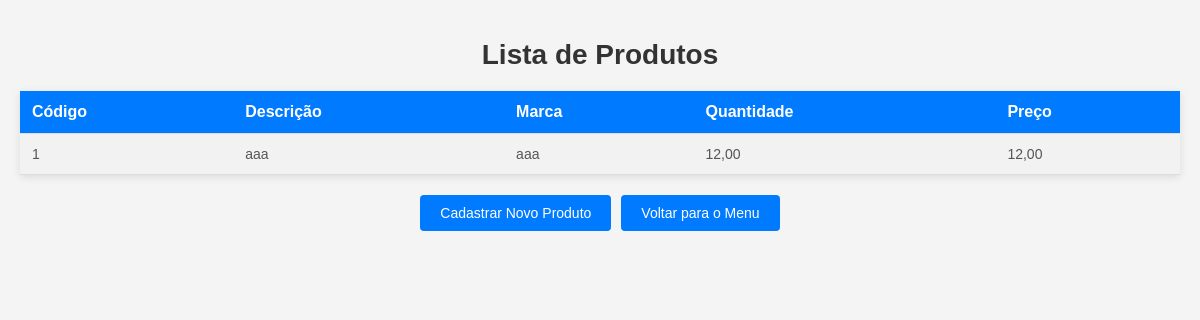
The page /produtos/ (signed in) on the database its author committed.
### produtos/models.py (models this page shows, shortened)
class Produto(models.Model):
    codigo = models.CharField(max_length=20, unique=True)
    descricao = models.CharField(max_length=100)
    marca = models.CharField(max_length=50)
    quantidade_minima = models.DecimalField(max_digits=10, decimal_places=2)
    quantidade = models.DecimalField(max_digits=10, decimal_places=2)
    custo = models.DecimalField(max_digits=10, decimal_places=2)
    preco = models.DecimalField(max_digits=10, decimal_places=2)
    observacao = models.TextField(blank=True, null=True)

### produtos/views.py (the view)
# urls.py: urlpatterns = [path('', views.lista_produtos, name='lista_produtos'),
@login_required
def lista_produtos(request):
    produtos = Produto.objects.all()
    return render(request, 'lista_produtos.html', {'produtos': produtos})

### produtos/templates/lista_produtos.html (shortened to what this page needs)
<!DOCTYPE html>
<html lang="pt-br">
  <head>
  </head>
  <body>
    <h1>Lista de Produtos</h1>
    <table>
      <tr>
        <th>Código</th>
        <th>Descrição</th>
        <th>Marca</th>
        <th>Quantidade</th>
        <th>Preço</th>
      </tr>
      {% for produto in produtos %}
      <tr>
        <td>{{ produto.codigo }}</td>
        <td>{{ produto.descricao }}</td>
        <td>{{ produto.marca }}</td>
        <td>{{ produto.quantidade }}</td>
        <td>{{ produto.preco }}</td>
      </tr>
      {% endfor %}
    </table>
    <div class="button-group">
      <a href="{% url 'cadastrar_produto' %}">
        <button>Cadastrar Novo Produto</button>
      </a>
      <a href="{% url 'menu_principal' %}">
        <button>Voltar para o Menu</button>
      </a>
    </div>
  </body>
</html>

### produtos/templates/lista_produtos.html (style rules this page uses)
body { font-family: Arial, sans-serif; background-color: #f4f4f4; margin: 0; padding: 20px; }
h1 { text-align: center; color: #333; font-size: 28px; margin-bottom: 20px; }
table { width: 100%; border-collapse: collapse; margin-bottom: 20px; background-color: #fff; box-shadow: 0 2px 8px rgba(0, 0, 0, 0.1); }
th, td { padding: 12px; text-align: left; border-bottom: 1px solid #ddd; }
th { background-color: #007bff; color: white; font-size: 16px; }
tr:nth-child(even) { background-color: #f2f2f2; }
td { font-size: 14px; color: #555; }
a { text-decoration: none; color: #007bff; font-weight: bold; }
button { padding: 10px 20px; font-size: 14px; color: white; background-color: #007bff; border: none; border-radius: 4px; cursor: pointer; }
.button-group { display: flex; justify-content: center; gap: 10px; }
.button-group a { display: inline-block; }

### rows shown on the page
Produto: codigo "1", descricao "aaa", marca "aaa", quantidade "12,00", preco "12,00"
